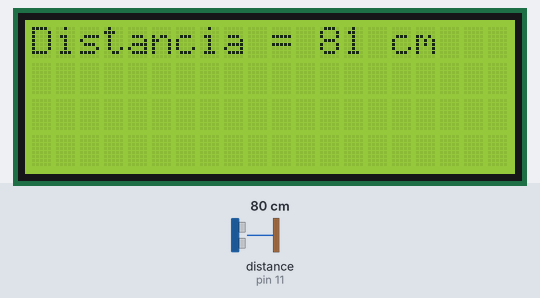
The sketch below on a simulated Arduino Mega 2560, built with avr-gcc and run on an emulated ATmega2560. On the bench: 20×4 character LCD. Inputs (shaded band) come from the test bench; at power-on: distance to the obstacle (sensor on pin 11) 80 cm. The echo pulse lasts 58.3 µs per cm.

Above: at 1.2 s.
1.3 s: distance to the obstacle (sensor on pin 11) set to 2 cm
At 2.5 s:
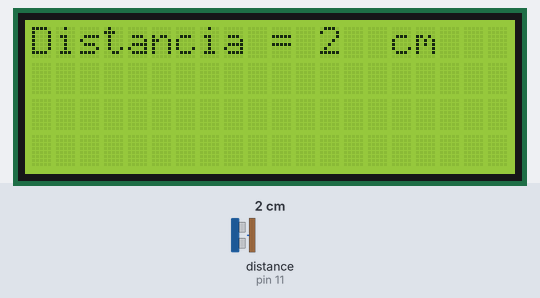
2.8 s: distance to the obstacle (sensor on pin 11) set to 4 cm
At 3.7 s:
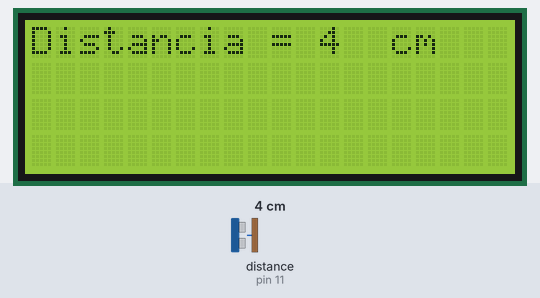
4.4 s: distance to the obstacle (sensor on pin 11) set to 9 cm
At 6.0 s:
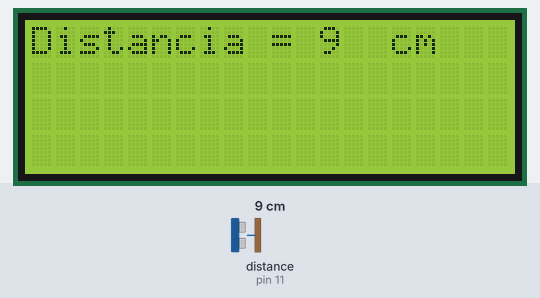
Timing chart, 0 to 7.5 s (numbered marks = the images above; inputs shaded):
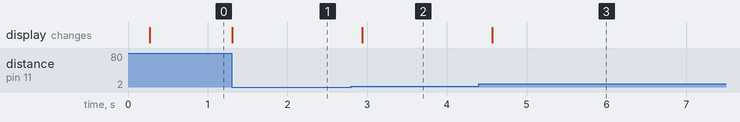

Measured:
- after the input at 1.3 s, the display: changes at once (image 1)
- after the input at 2.8 s, the display: changes after 0.14 s (image 2)
- after the input at 4.4 s, the display: changes after 0.17 s (image 3)

The sketch:

Practica3_Ultrasonico.ino
```cpp
#include  <LiquidCrystal.h>
#include  <NewPing.h>
LiquidCrystal lcd(28, 30, 32, 34, 36, 38);
#define TRIGGER_PIN  12
#define ECHO_PIN     11
#define MAX_DISTANCE 200
NewPing medir(TRIGGER_PIN, ECHO_PIN, MAX_DISTANCE);
void setup() {
  lcd.begin(20, 4);
  Serial.begin(115200);
}
 int distancia;
void loop() {
   delay(200);
  distancia = medir.ping();
    if(medir.convert_cm(distancia)<10){
      lcd.setCursor(13, 0);
      lcd.print(" ");
      }
    if(medir.convert_cm(distancia)<100){
      lcd.setCursor(14, 0);
      lcd.print(" ");
      }

  lcd.setCursor(0, 0);
  lcd.print("Distancia = ");
  //lcd.print(distancia / US_ROUNDTRIP_CM);
  lcd.print(medir.convert_cm(distancia));
  lcd.setCursor(15, 0);
  lcd.print("cm");

}
```
